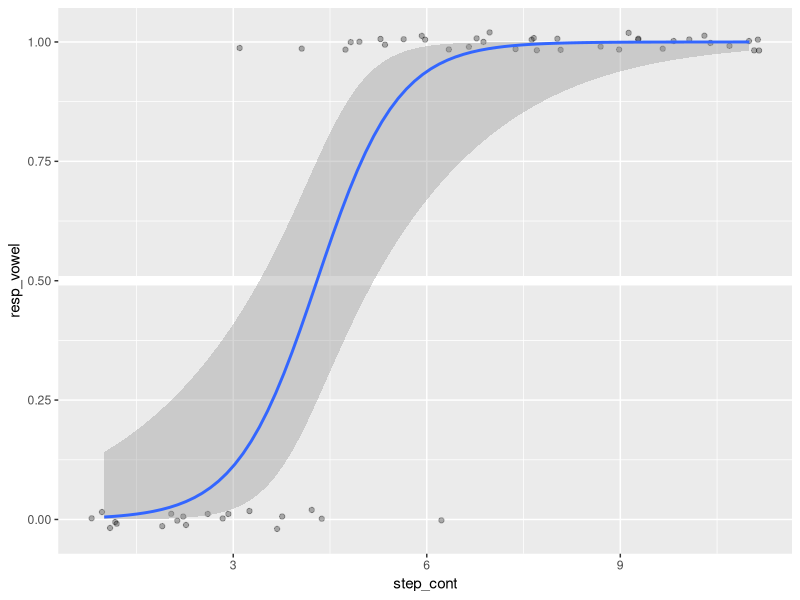
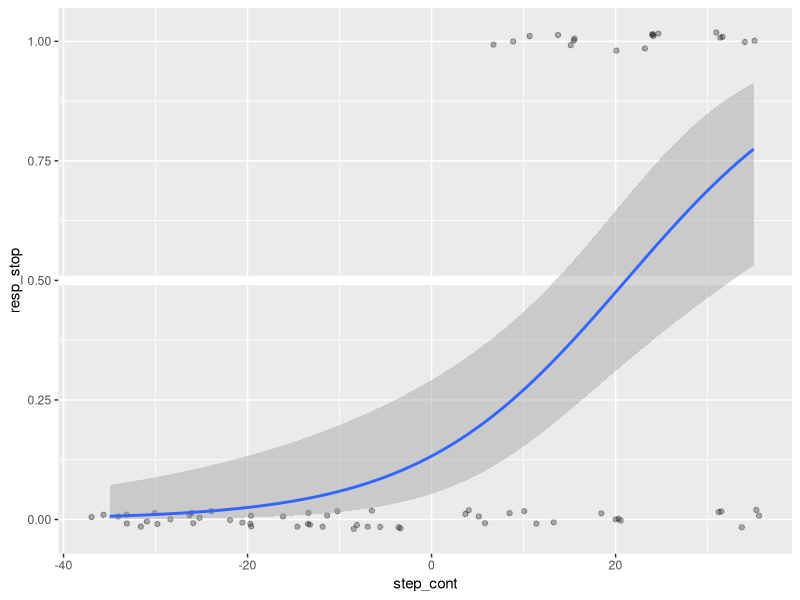

Write the R code that produced these figures, in order.
library("tidyverse")
library("here")


temp_vowel_df <- read_csv(here("data", "test.csv")) %>% 
  filter(!is.na(resp_2.keys) | !is.na(resp_3.keys)) %>% 
  mutate(exp = if_else(is.na(resp_2.keys), "stops", "vowels")) %>% 
  separate(stimuli, into = c("trash1", "step"), sep = "_") %>% 
  separate(step, into = c("continuum", "trash2"), sep = 2) %>% 
  mutate(step_cont = as.numeric(continuum), 
         resp_vowel = if_else(resp_2.keys == "left", 0, 1))

temp_stops_df <- read_csv(here("data", "em01p_2020_Oct_09_1451.csv")) %>% 
  filter(!is.na(resp_3.keys)) %>% 
  mutate(exp = "stops") %>% 
  separate(stimuli, into = c("trash1", "step"), sep = "/") %>% 
  separate(step, into = c("trash", "step2"), sep = 2) %>% 
  separate(step2, into = c("step3", "trash"), sep = 3) %>% 
  mutate(step_cont = as.numeric(step3), 
         resp_stop = if_else(resp_3.keys == "left", 1, 0))

temp_vowel_df %>% 
  filter(exp == "vowels") %>% 
  ggplot(., aes(x = step_cont, y = resp_vowel)) + 
    geom_hline(yintercept = 0.5, size = 3.2, color = "white") + 
    geom_jitter(height = 0.02, alpha = 0.3) + 
    geom_smooth(method = "glm", method.args = list(family = "binomial"), 
      formula = 'y ~ x')

temp_stops_df %>% 
  ggplot(., aes(x = step_cont, y = resp_stop)) + 
    geom_hline(yintercept = 0.5, size = 3.2, color = "white") + 
    geom_jitter(height = 0.02, alpha = 0.3) + 
    geom_smooth(method = "glm", method.args = list(family = "binomial"), 
      formula = 'y ~ x')
